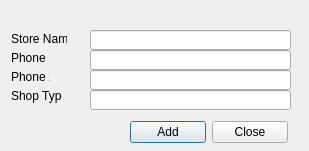
<?xml version="1.0" encoding="UTF-8"?>
<ui version="4.0">
 <class>Dialog</class>
 <widget class="QDialog" name="Dialog">
  <property name="geometry">
   <rect>
    <x>0</x>
    <y>0</y>
    <width>309</width>
    <height>151</height>
   </rect>
  </property>
  <property name="windowTitle">
   <string>Dialog</string>
  </property>
  <widget class="QLabel" name="label">
   <property name="geometry">
    <rect>
     <x>11</x>
     <y>31</y>
     <width>56</width>
     <height>16</height>
    </rect>
   </property>
   <property name="text">
    <string>Store Name</string>
   </property>
  </widget>
  <widget class="QLabel" name="label_2">
   <property name="geometry">
    <rect>
     <x>11</x>
     <y>50</y>
     <width>39</width>
     <height>16</height>
    </rect>
   </property>
   <property name="text">
    <string>Phone 1</string>
   </property>
  </widget>
  <widget class="QLabel" name="label_3">
   <property name="geometry">
    <rect>
     <x>11</x>
     <y>69</y>
     <width>39</width>
     <height>16</height>
    </rect>
   </property>
   <property name="text">
    <string>Phone 2</string>
   </property>
  </widget>
  <widget class="QLabel" name="label_4">
   <property name="geometry">
    <rect>
     <x>11</x>
     <y>88</y>
     <width>51</width>
     <height>16</height>
    </rect>
   </property>
   <property name="text">
    <string>Shop Type</string>
   </property>
  </widget>
  <widget class="QWidget" name="layoutWidget">
   <property name="geometry">
    <rect>
     <x>130</x>
     <y>120</y>
     <width>158</width>
     <height>25</height>
    </rect>
   </property>
   <layout class="QHBoxLayout" name="horizontalLayout">
    <item>
     <widget class="QPushButton" name="pushButton">
      <property name="text">
       <string>Add</string>
      </property>
     </widget>
    </item>
    <item>
     <widget class="QPushButton" name="pushButton_2">
      <property name="text">
       <string>Close</string>
      </property>
     </widget>
    </item>
   </layout>
  </widget>
  <widget class="QLineEdit" name="lineEdit">
   <property name="geometry">
    <rect>
     <x>90</x>
     <y>30</y>
     <width>201</width>
     <height>20</height>
    </rect>
   </property>
  </widget>
  <widget class="QLineEdit" name="lineEdit_2">
   <property name="geometry">
    <rect>
     <x>90</x>
     <y>50</y>
     <width>201</width>
     <height>20</height>
    </rect>
   </property>
  </widget>
  <widget class="QLineEdit" name="lineEdit_3">
   <property name="geometry">
    <rect>
     <x>90</x>
     <y>70</y>
     <width>201</width>
     <height>20</height>
    </rect>
   </property>
  </widget>
  <widget class="QLineEdit" name="lineEdit_4">
   <property name="geometry">
    <rect>
     <x>90</x>
     <y>90</y>
     <width>201</width>
     <height>20</height>
    </rect>
   </property>
  </widget>
 </widget>
 <resources/>
 <connections/>
</ui>
